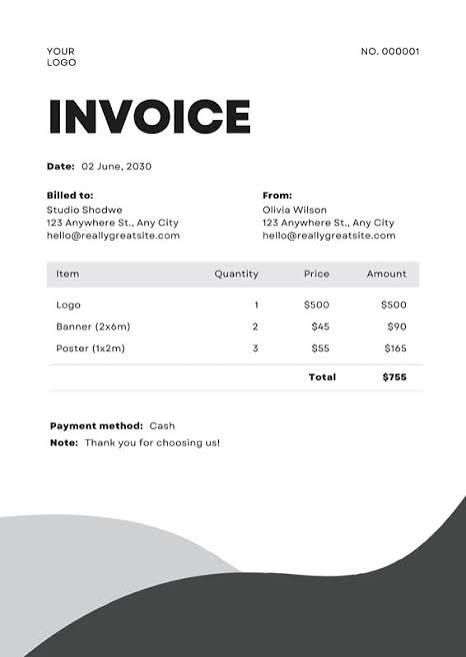
#> input picture backend/app/vision/samples/invoices/invoice1.jpg, 466 x 657 px
$ python 08_contours.py
#> lines starting #> are read from the running program, lines starting #| are printed output that depends on the picture; after the words box and inside, x2 and y2 are one past the last pixel; in counts of white or black regions, pixels touching at a corner belong together
import cv2
from pathlib import Path

# ---------------- Project Paths ----------------

PROJECT_ROOT = Path(__file__).resolve().parents[4]

image_path = PROJECT_ROOT / "backend" / "app" / "vision" / "samples" / "invoices" / "invoice1.jpg"

output_dir = PROJECT_ROOT / "backend" / "app" / "vision" / "outputs"
output_dir.mkdir(parents=True, exist_ok=True)

# ---------------- Read ----------------

image = cv2.imread(str(image_path))
#> image is the input picture: shape (657, 466, 3); mean B, G, R 224.7, 224.6, 224.3

if image is None:
    raise FileNotFoundError("Image not found!")

original = image.copy()

# ---------------- Gray ----------------

gray = cv2.cvtColor(image, cv2.COLOR_BGR2GRAY)

# ---------------- Blur ----------------

blur = cv2.GaussianBlur(gray, (5,5), 0)

# ---------------- Edges ----------------

edges = cv2.Canny(blur, 75, 200)
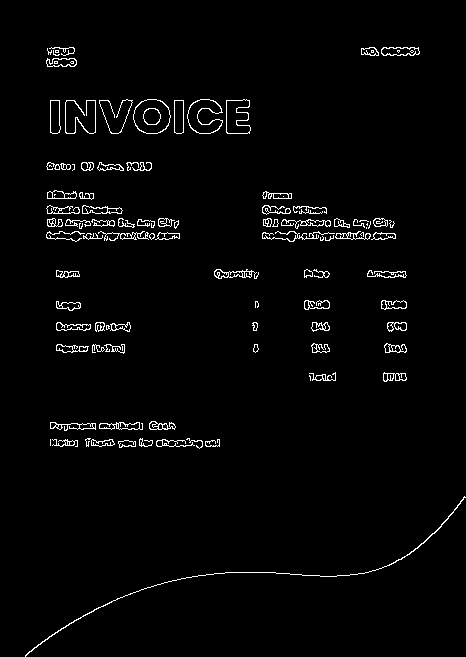
#> edges: shape (657, 466); 2.3% white in thin lines or dots, all inside (x1, y1, x2, y2) = (25, 47, 466, 657)

# ---------------- Contours ----------------

contours, _ = cv2.findContours(
    edges,
    cv2.RETR_EXTERNAL,
    cv2.CHAIN_APPROX_SIMPLE
)
#> contours = 98 contours, 34 with area under 20; largest, box (x1, y1, x2, y2) and area: (133, 99, 171, 134) 1014, (187, 99, 223, 134) 714, (226, 99, 251, 134) 630, (50, 100, 61, 134) 298, (174, 100, 184, 134) 294

largest = max(contours, key=cv2.contourArea)
#> largest = contour of 48 points, box (x1, y1, x2, y2) (133, 99, 171, 134), area 1014

cv2.drawContours(original, [largest], -1, (0,255,0), 3)
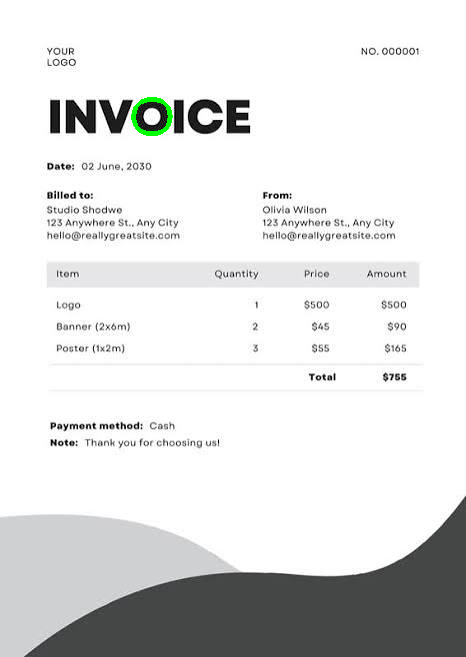
#> original: shape (657, 466, 3); 0.17% of pixels changed, all inside (x1, y1, x2, y2) = (131, 97, 173, 136)

output_path = output_dir / "invoice1_contour.jpg"

cv2.imwrite(str(output_path), original)

print("="*50)
print("Contour Detection")
print("="*50)

print(f"Contours Found : {len(contours)}")
#| Contours Found : 98
print(f"Largest Area   : {cv2.contourArea(largest):.2f}")
#| Largest Area   : 1014.00

print(f"\nSaved To:\n{output_path}")
